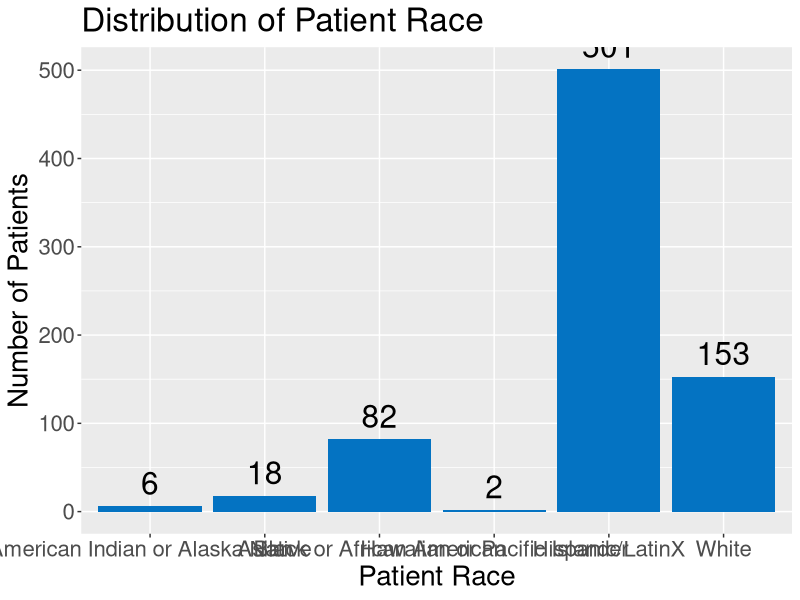
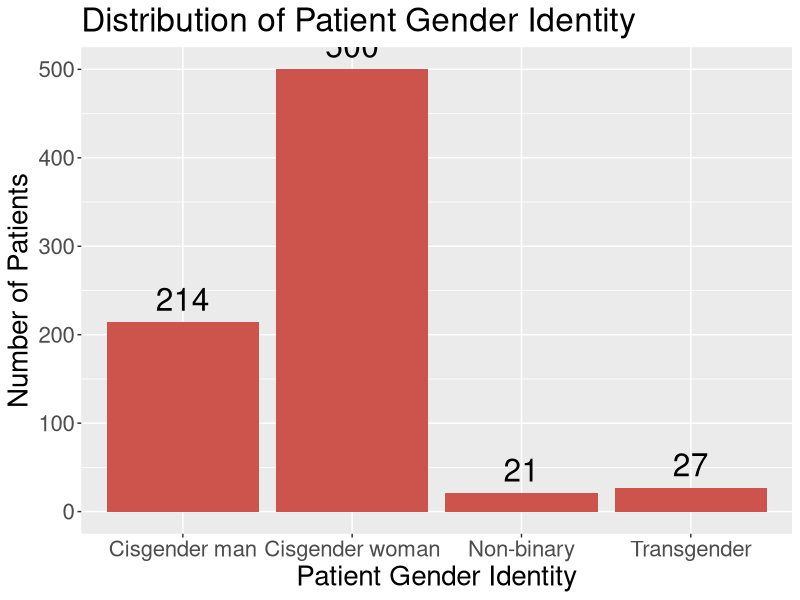
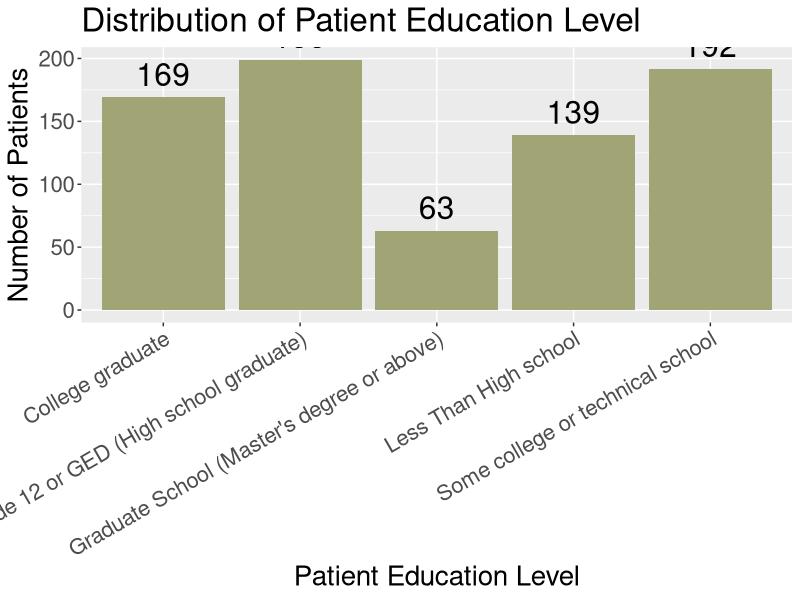
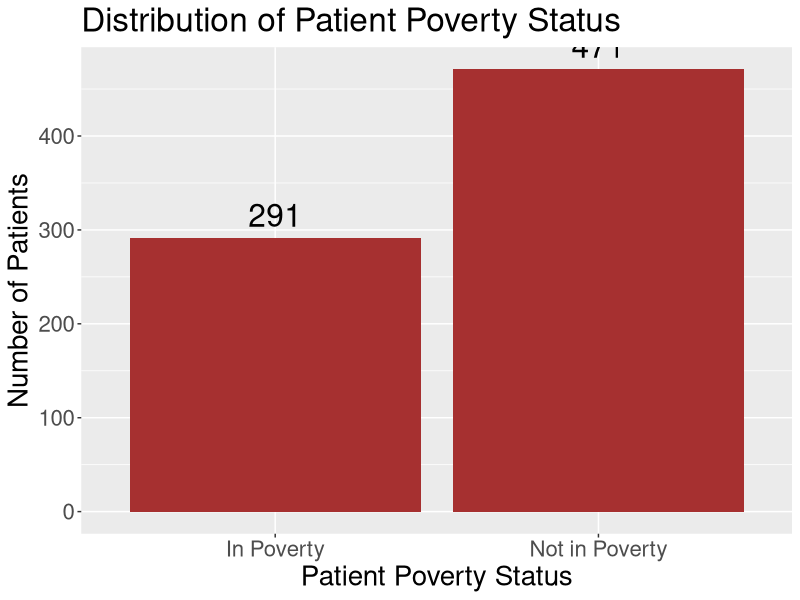
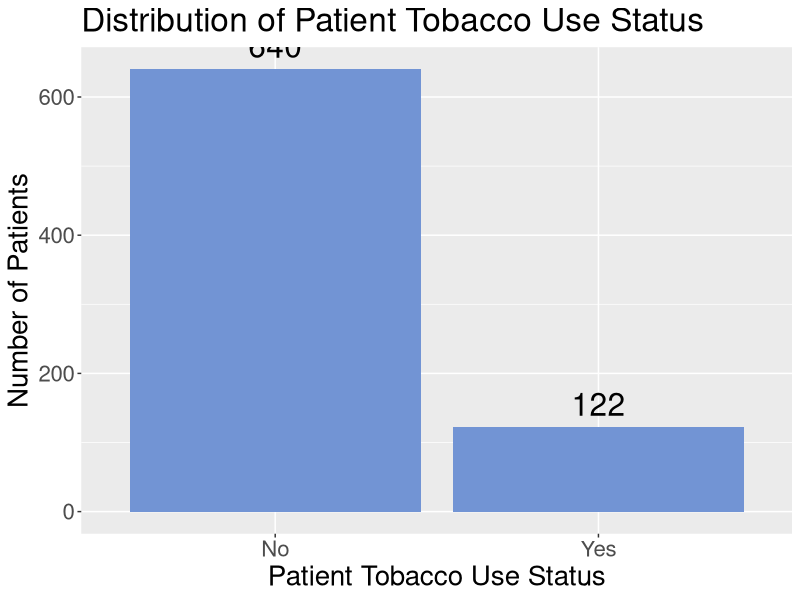
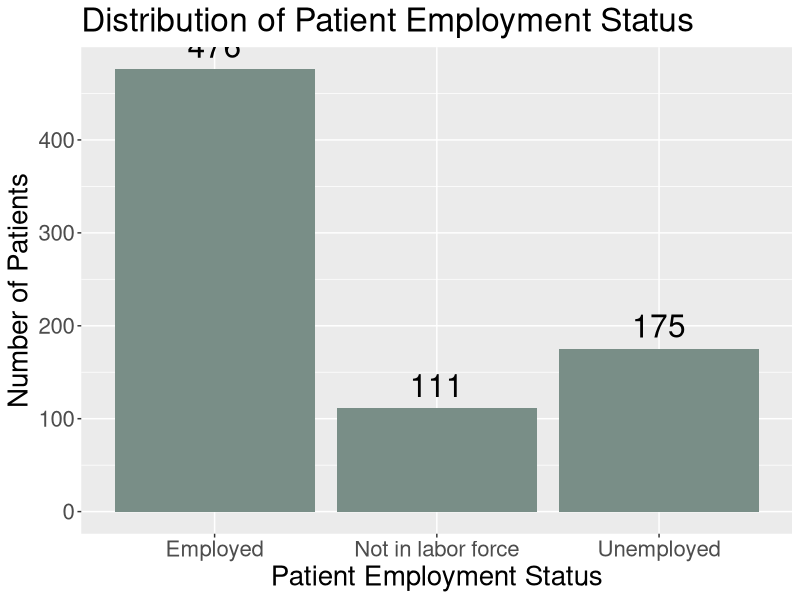
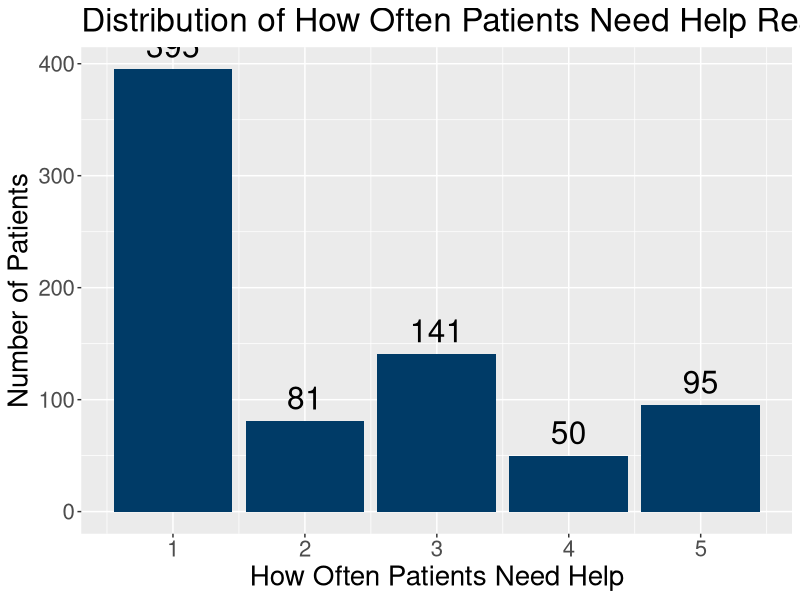
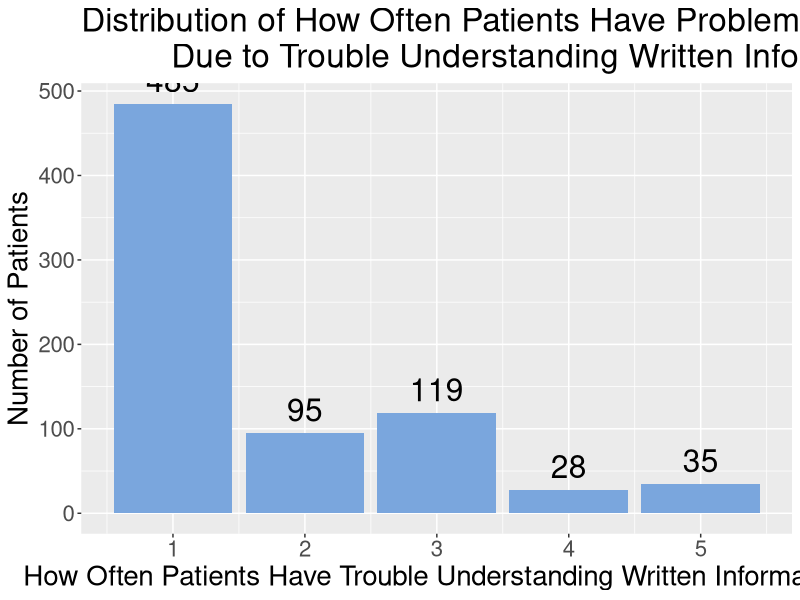

These figures' R source, in order:
require(readxl)
require(ggplot2)

needs <- read_excel("all managed data.xlsx")

needs_final <- needs[, c("id", "race", "gend_id", "employment_status", "educ", 
                                            "tobacco_use", "poverty", "need_help_reading_med_materials", 
                                            "written_trouble_understand", "hearing_trouble_understand", "conf_fill_forms")]
needs_final <- na.omit(needs_final)

#######################################
# DESCRIPTIVE STATS AND VISUALIZATIONS
#######################################
# race
ggplot(needs_final) +
  geom_bar(aes(x = race), fill = "#0473c2") +
  geom_text(aes(x = race, label = after_stat(count)), stat = "count", vjust = -0.5, color = "black", size = 8) +
  ggtitle("Distribution of Patient Race") +
  ylab ("Number of Patients") +
  xlab ("Patient Race") + theme(text = element_text(size=20))

# gender identity
ggplot(needs_final) +
  geom_bar(aes(x = gend_id), fill = "#cd544c") +
  geom_text(aes(x = gend_id, label = ..count..), stat = "count", vjust = -0.5, color = "black", size = 8) +
  ggtitle("Distribution of Patient Gender Identity") +
  ylab ("Number of Patients") +
  xlab ("Patient Gender Identity") + theme(text = element_text(size=20))

# education 
ggplot(needs_final) +
  geom_bar(aes(x = educ), fill = "#a1a475") +
  geom_text(aes(x = educ, label = after_stat(count)), stat = "count", vjust = -0.5, color = "black", size = 8) +
  ggtitle("Distribution of Patient Education Level") +
  ylab ("Number of Patients") +
  xlab ("Patient Education Level") + theme(axis.text.x = element_text(angle = 30, hjust=1), text = element_text(size=20))  

# poverty status 
ggplot(needs_final) +
  geom_bar(aes(x = poverty), fill = "#a63030") +
  geom_text(aes(x = poverty, label = after_stat(count)), stat = "count", vjust = -0.5, color = "black", size = 8) +
  ggtitle("Distribution of Patient Poverty Status") +
  ylab ("Number of Patients") +
  xlab ("Patient Poverty Status") + theme(text = element_text(size=20))  

# substance use 
ggplot(needs_final) +
  geom_bar(aes(x = tobacco_use), fill = "#7294d4") +
  geom_text(aes(x = tobacco_use, label = after_stat(count)), stat = "count", vjust = -0.5, color = "black", size = 8) +
  ggtitle("Distribution of Patient Tobacco Use Status") +
  ylab ("Number of Patients") +
  xlab ("Patient Tobacco Use Status") + theme(text = element_text(size=20))  

# employment 
ggplot(needs_final) +
  geom_bar(aes(x = employment_status), fill = "#798e87") +
  geom_text(aes(x = employment_status, label = after_stat(count)), stat = "count", vjust = -0.5, color = "black", size = 8) +
  ggtitle("Distribution of Patient Employment Status") +
  ylab ("Number of Patients") +
  xlab ("Patient Employment Status") + theme(text = element_text(size=20))  

# need help reading medical materials
ggplot(needs_final) +
  geom_bar(aes(x = need_help_reading_med_materials), fill = "#003b67") +
  geom_text(aes(x = need_help_reading_med_materials, label = after_stat(count)), stat = "count", vjust = -0.5, color = "black", size = 8) +
  ggtitle("Distribution of How Often Patients Need Help Reading Medical Materials From Medical Providers") +
  ylab ("Number of Patients") +
  xlab ("How Often Patients Need Help") + theme(text = element_text(size=20))

# trouble understanding written info about medical condition
ggplot(needs_final) +
  geom_bar(aes(x = written_trouble_understand), fill = "#7aa6dd") +
  geom_text(aes(x = written_trouble_understand, label = after_stat(count)), stat = "count", vjust = -0.5, color = "black", size = 8) +
  ggtitle("Distribution of How Often Patients Have Problems Learning About Medical Conditions 
          Due to Trouble Understanding Written Information") +
  ylab ("Number of Patients") +
  xlab ("How Often Patients Have Trouble Understanding Written Information") + theme(text = element_text(size=20))

# have trouble understanding what is told 
ggplot(needs_final) +
  geom_bar(aes(x = hearing_trouble_understand), fill = "#74a188") +
  geom_text(aes(x = hearing_trouble_understand, label = after_stat(count)), stat = "count", vjust = -0.5, color = "black", size = 8) +
  ggtitle("Distribution of How Often Patients Have Trouble Understanding What They Are Told About Medical Conditions") +
  ylab ("Number of Patients") +
  xlab ("How Often Patients Have Trouble Understanding What They Are Told About Medical Conditions") + theme(text = element_text(size=20))

# confidence filling out medical forms alone
ggplot(needs_final) +
  geom_bar(aes(x = conf_fill_forms), fill = "#f0c000") +
  geom_text(aes(x = conf_fill_forms, label = after_stat(count)), stat = "count", vjust = -0.5, color = "black", size = 8) +
  ggtitle("Distribution of How Confident Patients Are Filling Out Medical Forms By Themselves") +
  ylab ("Number of Patients") +
  xlab ("Patient Confidence") + theme(text = element_text(size=20))
